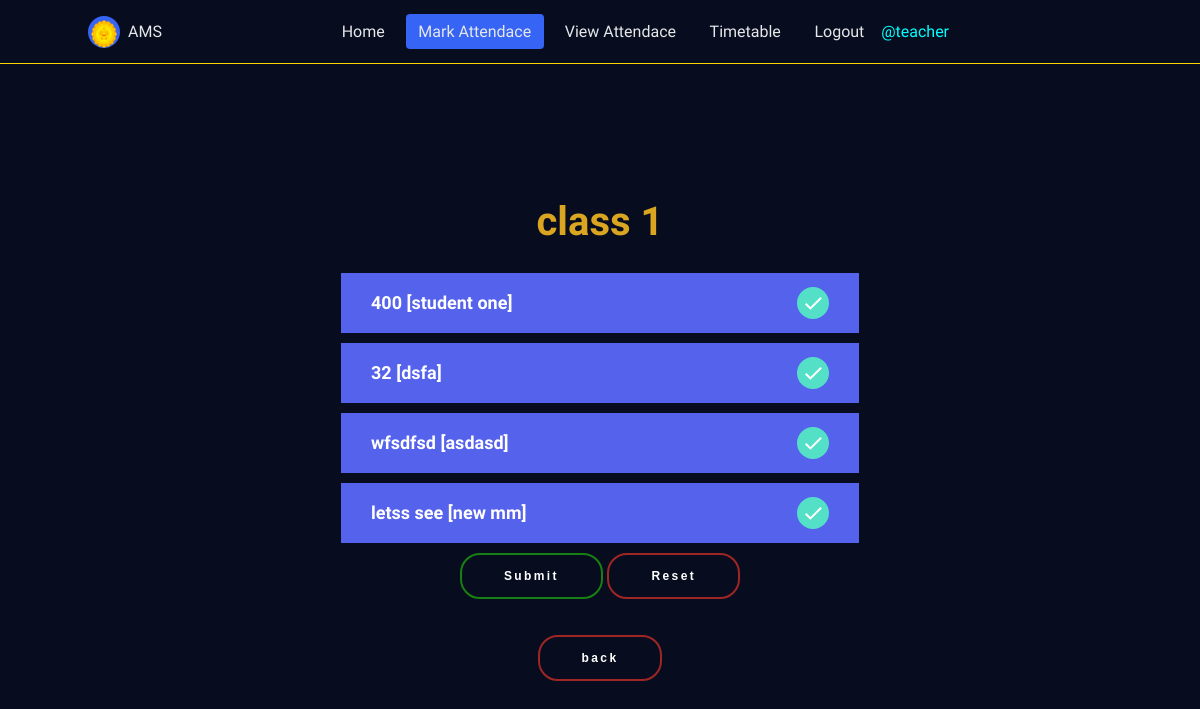
Page /one/ (signed in) on the committed database.
### attendance_management_system/models.py (models this page shows, shortened)
class Classname(models.Model):
    classno = models.CharField(max_length=10, primary_key=True)

class Student(models.Model):
    roll = models.CharField(max_length=10, primary_key=True)
    name = models.CharField(max_length=40, null=False, default='')
    classname = models.ForeignKey('Classname', on_delete=models.CASCADE)
    phone = models.CharField(max_length=12, null=False, default='')
    parent_phone = models.CharField(max_length=12, null=False, default='')
    def __str__(self):
        return self.name

### attendance_management_system/views.py (the view)
# urls.py: path('one/', views.one, name="one"),
@login_required(login_url='/login')
def one(request):
    student =  Student.objects.filter(classname=1)
    classname = Classname.objects.filter(classno=1)
    context={'student': student, 'classname': classname}
    return render(request, 'class1.html', context)

### templates/class1.html (shortened to what this page needs)
<!DOCTYPE html>
<html lang="en">
<head>
    {% load static %}
    <link href="https://stackpath.bootstrapcdn.com/font-awesome/4.7.0/css/font-awesome.min.css" rel="stylesheet">
    <link rel="stylesheet" href="{% static 'markAttendance/css/styles.css' %}">
</head>
<body>
    <header class="header">
        <nav class="nav" id="nav-menu">
            <div class="nav__content bd-grid">
                <div class="nav__perfil">
                    <div class="nav__img">
                        <img src="static/markattendance/img/2.png" alt="">
                    </div>
                    <div>
                        <a href="#" class="nav__name">AMS</a>
                    </div>
                </div>
                <div class="nav__menu">
                    <ul class="nav__list">
                        <li class="nav__item"><a href="{% url 'home' %}" class="nav__link">Home</a></li>
                        <li class="nav__item"><a href="{% url 'teacherhome' %}" class="nav__link active">Mark Attendace</a></li>
                        <li class="nav__item"><a href="{% url 'viewattendance' %}" class="nav__link">View Attendace</a></li>
                        <li class="nav__item"><a href="{% url 'timetable' %}" class="nav__link">Timetable</a></li>
                        {% if request.user.is_authenticated %}
                        <li class="nav__item"><a href="{% url 'logout' %}" class="nav__link">Logout</a></li>
                        <span style="color:cyan;">@{{request.user.username}}</span>
                        {% else %}
                        <li class="nav__item"><a href="{% url 'login' %}" class="nav__link">Login</a></li>
                        {% endif %}
                    </ul>
                </div>
            </div>
        </nav>
    </header>
    <br><br><br><br><br><br>
        <form method="POST" action="/teacherhome" class="form">
                {% for cs in classname %}
                <h2 style="color:goldenrod; font-size: 40px;">class {{cs.classno}}</h2>
                {% endfor %}
                {% for stud in student  %}
        <div class="inputGroup">
            <label for="{{ stud }}">{{ stud.roll }}  [{{ stud }}]</label>
        </div>
        {% endfor %}
            <div class="btn">
                <button type="submit" class="submit">Submit</button>
                <button type="reset" class="reset">Reset</button><br><br>
                <button type="button" class="reset" onclick="window.location.href='{% url 'teacherhome' %}' ">back</button>
            </div>
        </form>
</body>
</html>

### static/markAttendance/css/styles.css (style rules this page uses)
:root { --header-height: 3rem; --first-color: #3664F4; --dark-color: #070D1F; --dark-color-alt: #282B3A; --white-color: #E6E7E9; --body-font: 'Poppins', sans-serif; --normal-font-size: .938rem; --small-font-size: .813rem; --z-fixed: 100; }
@media screen and (min-width: 768px) { :root { --normal-font-size: 1rem; --small-font-size: .875rem; } }
form { text-align: center; }
h2 { text-align: center; color: white; margin-top: 90px; animation: Slide_Up 0.8s ease; }
body { margin: var(--header-height) 0 0 0; font-family: var(--body-font); font-size: var(--normal-font-size); font-weight: 500; background-color: var(--dark-color); }
ul { margin: 0; padding: 0; list-style: none; }
a { text-decoration: none; }
img { max-width: 100%; height: 100%; }
.btn { margin-top: 10px; }
.submit { position: relative; background: transparent; border: 2px solid rgb(22, 128, 18); padding: 14px 42px; border-radius: 20px; cursor: pointer; overflow: hidden; outline: none; font-weight: bold; font-size: 12px; color: white; letter-spacing: .2em; transition: all .2s ease; animation: Slide_Up 0.8s ease; }
.reset { position: relative; background: transparent; border: 2px solid rgb(160, 37, 37); padding: 14px 42px; border-radius: 20px; cursor: pointer; overflow: hidden; outline: none; font-weight: bold; font-size: 12px; color: white; letter-spacing: .2em; box-shadow: 0 8px 32px rgba(#000, .2); transition: all .2s ease; animation: Slide_Up 0.8s ease; }
.bd-grid { max-width: 1024px; display: -ms-grid; display: grid; -ms-grid-columns: 100%; grid-template-columns: 100%; margin-left: 1.5rem; margin-right: 1.5rem; }
.header { width: 100%; height: var(--header-height); position: fixed; top: 0; left: 0; padding: 0 1.5rem; background-color: transparent; z-index: var(--z-fixed); display: -webkit-box; display: -ms-flexbox; display: flex; -webkit-box-pack: justify; -ms-flex-pack: justify; justify-content: space-between; -webkit-box-align: center; -ms-flex-align: center; align-items: center; border-bottom: 1px solid rgb(252, 214, 0); animation: Slide_Up 0.8s ease; }
.nav__content { height: 100%; -ms-grid-rows: max-content 1fr max-content; grid-template-rows: -webkit-max-content 1fr -webkit-max-content; grid-template-rows: max-content 1fr max-content; row-gap: 2rem; }
.nav__img { display: -webkit-box; display: -ms-flexbox; display: flex; -webkit-box-pack: center; -ms-flex-pack: center; justify-content: center; padding-top: .25rem; margin-bottom: .8rem; width: 56px; height: 56px; background-color: var(--first-color); border-radius: 50%; overflow: hidden; }
.nav__img img { width: 46px; }
.nav__name { display: block; color: var(--white-color); }
.nav__menu { -ms-flex-item-align: center; -ms-grid-row-align: center; align-self: center; }
.nav__item { margin: 2.5rem 0; }
.nav__link { color: var(--white-color); }
.active { color: var(--first-color); }
@media screen and (min-width: 768px) { body { margin: 0; } }
@media screen and (min-width: 768px) { .header { height: calc(var(--header-height) + 1rem); } }
@media screen and (min-width: 768px) { .nav { width: 100%; } }
@media screen and (min-width: 768px) { .nav__content { -ms-grid-columns: (max-content)[3]; grid-template-columns: repeat(3, -webkit-max-content); grid-template-columns: repeat(3, max-content); -ms-grid-rows: 1fr; grid-template-rows: 1fr; -webkit-column-gap: 1rem; column-gap: 1rem; -webkit-box-pack: justify; -ms-flex-pack: justify; justify-content: space-between; } }
@media screen and (min-width: 768px) { .nav__perfil { display: -webkit-box; display: -ms-flexbox; display: flex; -webkit-box-align: center; -ms-flex-align: center; align-items: center; } }
@media screen and (min-width: 768px) { .nav__img { width: 32px; height: 32px; margin-right: .5rem; margin-bottom: 0; -webkit-box-align: center; -ms-flex-align: center; align-items: center; } }
@media screen and (min-width: 768px) { .nav__img img { width: 26px; } }
@media screen and (min-width: 768px) { .nav__list { display: -webkit-box; display: -ms-flexbox; display: flex; } }
@media screen and (min-width: 768px) { .nav__item { margin: 0 .25rem; } }
@media screen and (min-width: 768px) { .nav__link { padding: .5rem .8rem; border-radius: .25rem; } }
@media screen and (min-width: 768px) { .active { background-color: var(--first-color); color: var(--white-color); } }

### rows in the picture
Classname: classno "1"
Student: roll "400", name "student one"
Student: roll "32", name "dsfa"
Student: roll "wfsdfsd", name "asdasd"
Student: roll "letss see", name "new mm"

### other values in the picture
{{ request.user.username }} "teacher"
